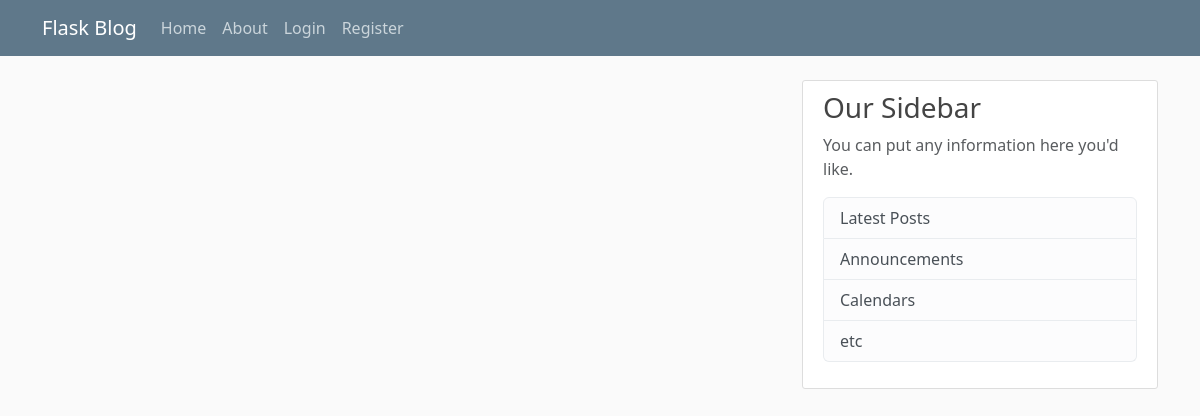
The app's page /home, older data.
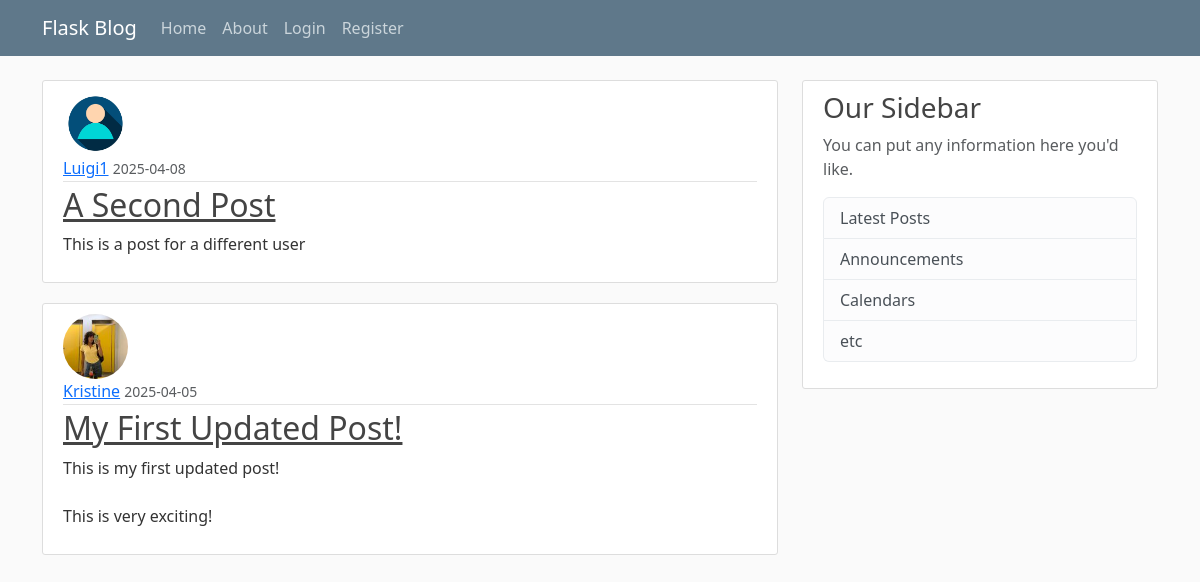
The same page, newer data.
### flaskblog/models.py (models this page shows, shortened)
class Post(db.Model):
	id = db.Column(db.Integer, primary_key=True)
	title = db.Column(db.String(100), nullable=False)
	date_posted = db.Column(db.DateTime, nullable=False, default=datetime.utcnow)
	content = db.Column(db.Text, nullable=False)
	user_id = db.Column(db.Integer, db.ForeignKey('user.id'), nullable=False)

class User(db.Model, UserMixin):
	id = db.Column(db.Integer, primary_key=True)
	username = db.Column(db.String(20), unique=True, nullable=False)
	email = db.Column(db.String(120), unique=True, nullable=False)
	image_file = db.Column(db.String(20), nullable=False, default='default.jpg')
	password = db.Column(db.String(60), nullable=False)
	posts = db.relationship('Post', backref='author', lazy=True)

### flaskblog/routes.py (the view)
@app.route("/")
@app.route("/home")
def home():
    page = request.args.get('page', 1, type=int)
    posts = Post.query.order_by(Post.date_posted.desc()).paginate(page=page, per_page=5)
    return render_template('home.html', posts=posts)

### flaskblog/templates/home.html
{% extends "layout.html" %}
{% block content %}
	{% for post in posts %}
		<article class="media content-section">
			<img class="rounded-circle article-img" src="{{ url_for('static', filename='profile_pics/' + post.author.image_file) }}">
		  <div class="media-body">
		    <div class="article-metadata">
		      <a class="mr-2" href="#">{{ post.author.username }}</a>
		      <small class="text-muted">{{ post.date_posted.strftime('%Y-%m-%d') }}</small>
		    </div>
		    <h2><a class="article-title" href="{{ url_for('post', post_id=post.id) }}">{{ post.title }}</a></h2>
		    <p class="article-content">{{ post.content }}</p>
		  </div>
		</article>
	{% endfor %}
{% endblock content %}

Row changes from the older to the newer data that the page shows:
added Post: image_file (placeholder picture), author.username "Luigi1", date_posted "2025-04-08", title "A Second Post", content "This is a post for a different user"
added Post: image_file (picture), author.username "Kristine", date_posted "2025-04-05", title "My First Updated Post!", content "This is my first updated post! This is very exciting!"
